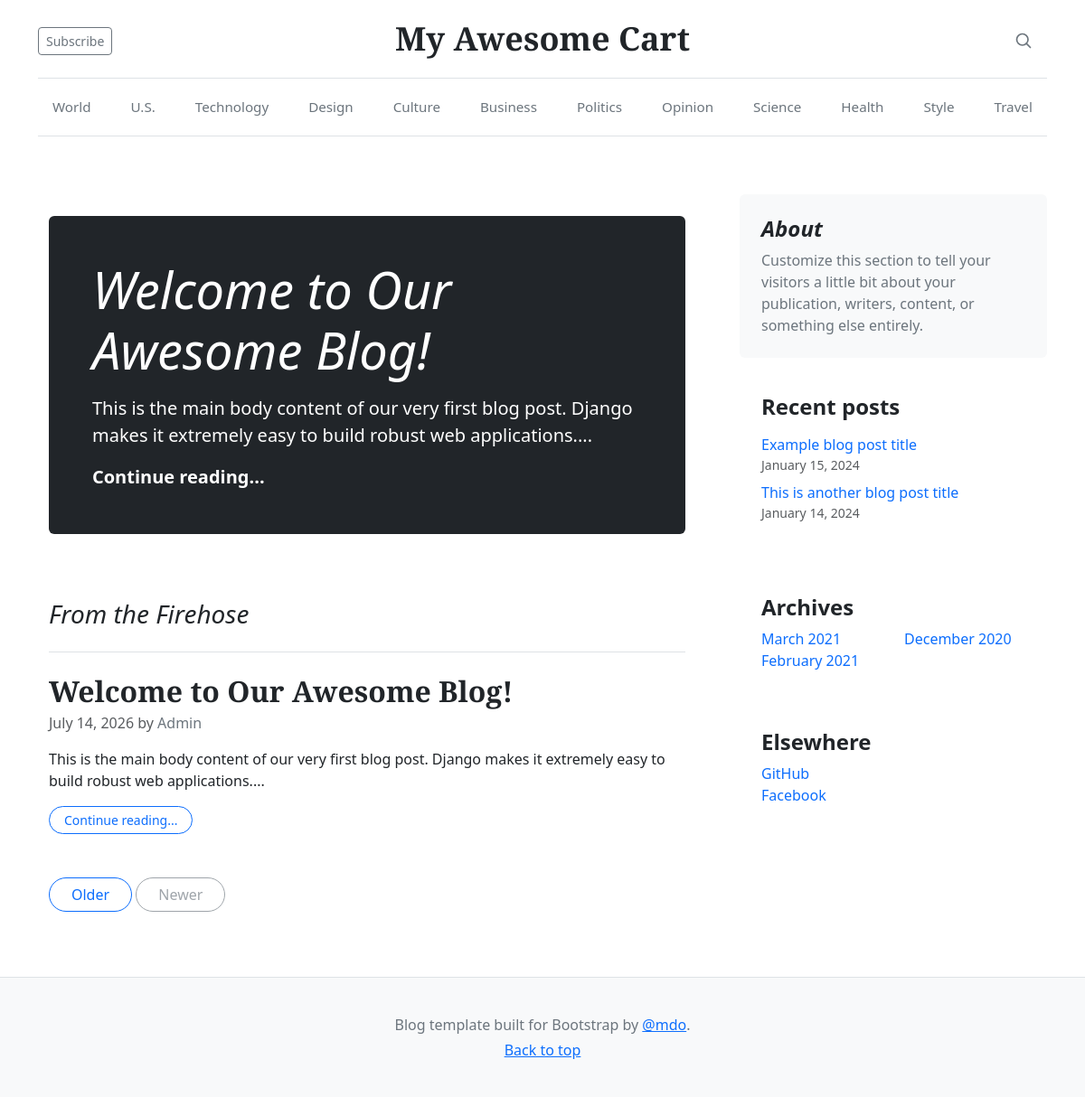
Screenshot of /blog/ with the database file from the repository.
### blog/models.py (models this page shows, shortened)
class BlogPost(models.Model):
    post_id = models.AutoField(primary_key=True)
    title = models.CharField(max_length=50)
    chead = models.CharField(max_length=500, default="")
    author = models.CharField(max_length=100, default="")
    content = models.CharField(max_length=5000, default="")
    pub_date = models.DateField()
    thumbnail = models.ImageField(upload_to="blog/images", default="")
    likes = models.ManyToManyField('auth.User', blank=True, related_name='blog_likes')

### blog/views.py (the view)
# urls.py: path('', views.index, name='blogHome'),
def index(request):
    posts = BlogPost.objects.all().order_by('-pub_date')
    return render(request, 'blog/index.html', {'posts': posts})

### blog/Templates/blog/index.html (shortened to what this page needs)
{% extends "blog/basic.html" %}
{% load static %}
{% block body %}
<div class="container mt-4">
  {% if posts.0 %}
  <div class="p-4 p-md-5 mb-4 rounded text-bg-dark bg-dark">
    <div class="col-md-12 px-0">
      <h1 class="display-4 fst-italic">{{ posts.0.title }}</h1>
      <p class="lead my-3">{{ posts.0.content | safe | slice:"0:300" }}...</p>
      <p class="lead mb-0">
        <a href="{% url 'blogpost' posts.0.post_id %}" class="text-white fw-bold text-decoration-none">Continue reading...</a>
      </p>
    </div>
  </div>
  {% endif %}
  <h3 class="pb-4 mb-4 fst-italic border-bottom text-dark mt-5">From the Firehose</h3>
  {% for post in posts %}
    <article class="blog-post mb-5">
      <h2 class="blog-post-title text-dark fw-bold mb-1">
        <a href="{% url 'blogpost' post.post_id %}" class="text-decoration-none text-dark">{{ post.title }}</a>
      </h2>
      <p class="blog-post-meta text-muted">{{ post.pub_date }} by <a href="#" class="text-decoration-none fw-medium text-secondary">{{ post.author }}</a></p>
      <p>{{ post.content | safe | slice:"0:300" }}...</p>
      <p class="mt-2">
        <a href="{% url 'blogpost' post.post_id %}" class="btn btn-sm btn-outline-primary rounded-pill px-3">Continue reading...</a>
      </p>
    </article>
  {% empty %}
    <article class="blog-post mb-5">
      <h2 class="blog-post-title text-dark fw-bold mb-1">Welcome to Our Awesome Blog!</h2>
      <p class="blog-post-meta text-muted">No posts available yet. Check back soon!</p>
    </article>
  {% endfor %}
  <nav class="blog-pagination my-4" aria-label="Pagination">
    <a class="btn btn-outline-primary rounded-pill px-4" href="#">Older</a>
    <a class="btn btn-outline-secondary rounded-pill px-4 disabled">Newer</a>
  </nav>
</div>
{% endblock %}

### rows the page displays
BlogPost: title "Welcome to Our Awesome Blog!", content "This is the main body content of our very first blog post. Django makes it extremely easy to build robust web applications.", pub_date "July 14, 2026", author "Admin"
